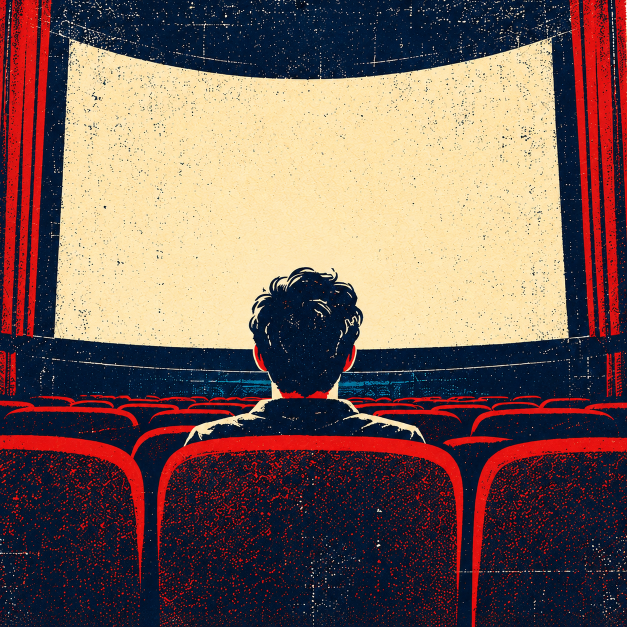
#> input picture roku-watchlist/tools/cinema_source.png, 1254 x 1254 px (shown at 1/2 size)
$ python channel_art.py
#> lines starting #> are read from the running program, lines starting #| are printed output that depends on the picture
"""Ícone e tela de abertura do canal a partir da ilustração tools/cinema_source.png (quadrada).
Recorta faixas horizontais centradas na tela do cinema e na cabeça da pessoa. Uso: python tools/channel_art.py"""
import os

from PIL import Image

HERE = os.path.dirname(os.path.dirname(os.path.abspath(__file__)))
OUT = os.path.join(HERE, "roku-channel", "images")


def band(img, ratio, center_y):
    """Recorte com a largura toda e a altura da proporção pedida, centrado em center_y (0..1)."""
    w, h = img.size
    ch = round(w / ratio)
    top = min(max(0, round(center_y * h - ch / 2)), h - ch)
    return img.crop((0, top, w, top + ch))


if __name__ == "__main__":
    src = Image.open(os.path.join(HERE, "tools", "cinema_source.png")).convert("RGB")
#> src is the input picture: PIL image 1254x1254 RGB; mean R, G, B 117.8, 93.4, 87
    icon = band(src, 336 / 210, 0.45)
#> in band, `return img.crop((0, top, w, top + ch))`:
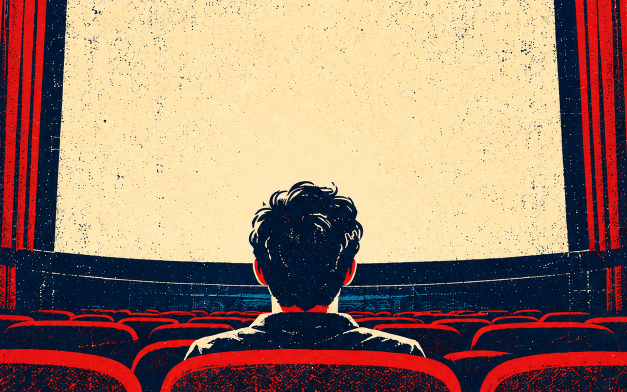
#> returned value: PIL image 1254x784 RGB (shown at 1/2 size); mean R, G, B 158.2, 126.7, 108.2
    icon.resize((336, 210), Image.LANCZOS).save(os.path.join(OUT, "icon_hd.png"))
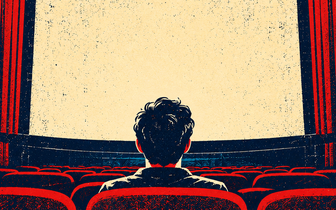
#> saved as icon_hd.png: PIL image 336x210 RGB; mean R, G, B 158.5, 126.7, 108.2
    icon.resize((246, 140), Image.LANCZOS).save(os.path.join(OUT, "icon_sd.png"))
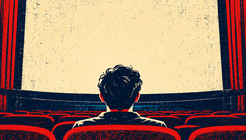
#> saved as icon_sd.png: PIL image 246x140 RGB; mean R, G, B 158.6, 126.7, 108.2
    band(src, 16 / 9, 0.45).resize((1920, 1080), Image.LANCZOS).save(os.path.join(OUT, "splash_fhd.jpg"), quality=92)
#> call 2 of band, with ratio = 1.78, center_y = 0.45
#> in band (call 2), `return img.crop((0, top, w, top + ch))`:
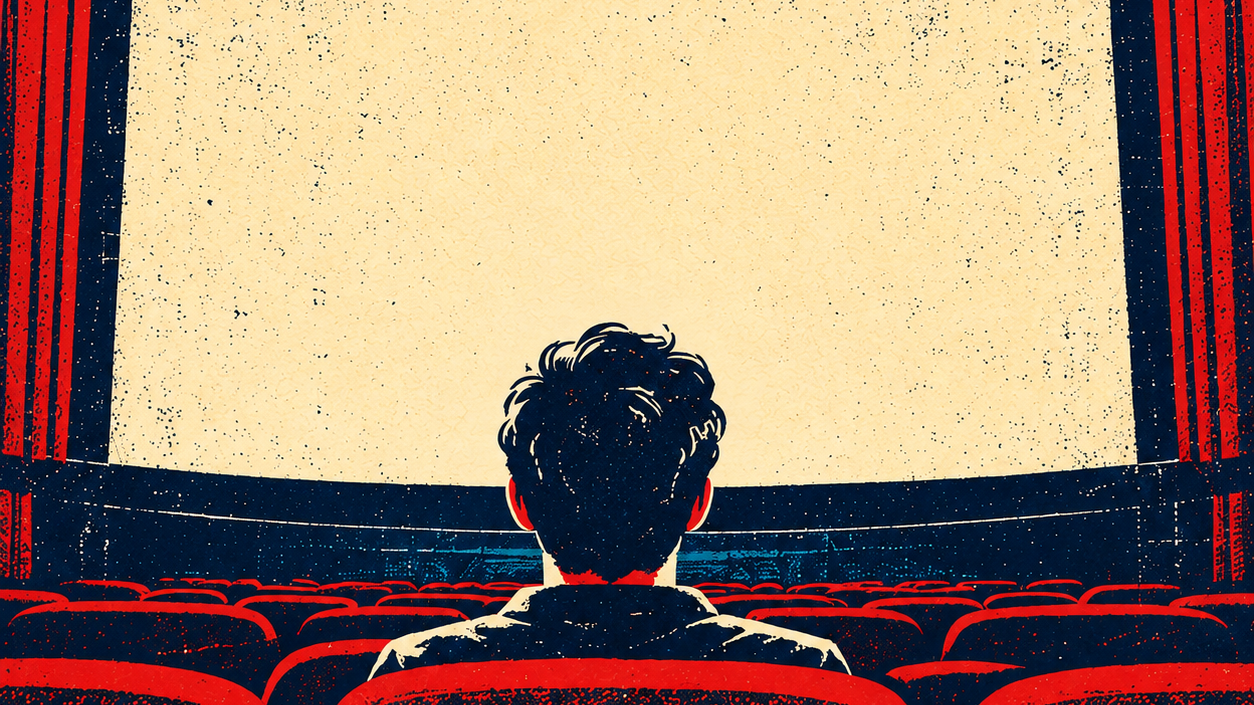
#> returned value: PIL image 1254x705 RGB; mean R, G, B 160, 129.6, 110.5
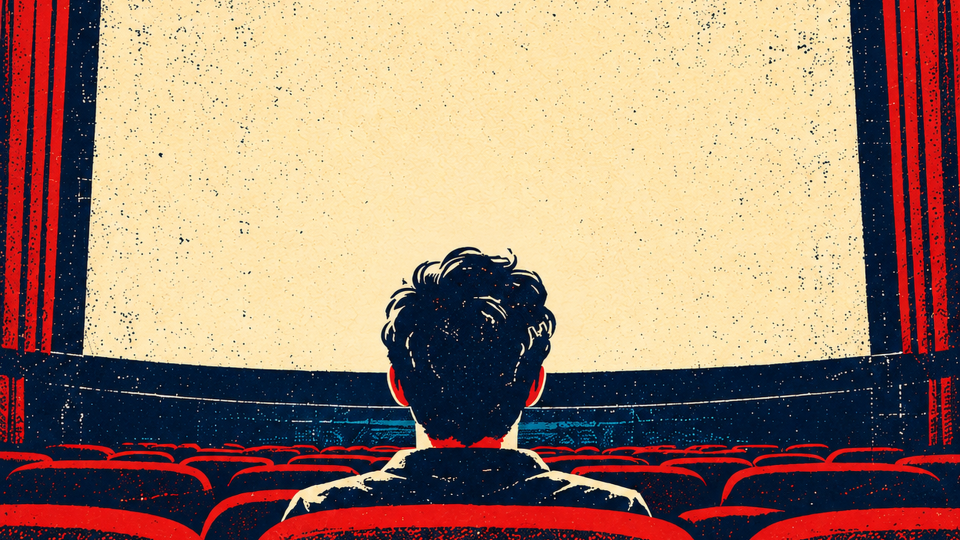
#> saved as splash_fhd.jpg: PIL image 1920x1080 RGB (shown at 1/2 size); mean R, G, B 160, 129.6, 110.5
    print("ok")
